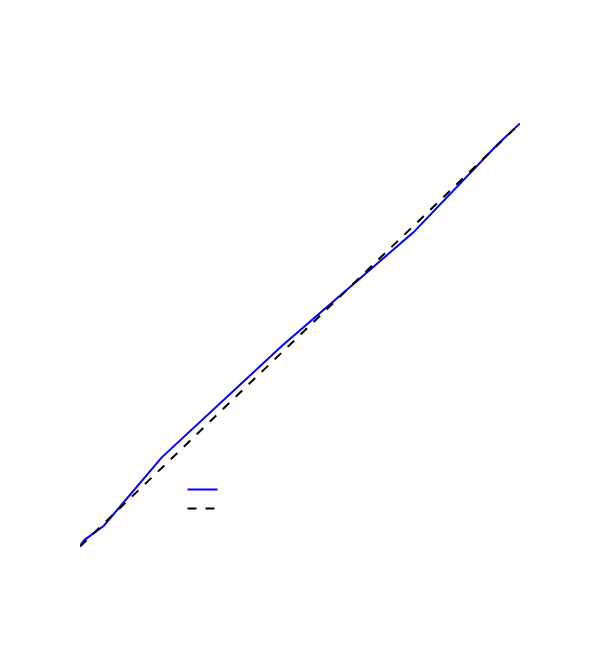

This figure's notebook cell:
### Markdown cell above
### 5.7.1.2 KNN - ROC Curve <a id='5.7.1.2_KNN_ROC'></a>

### Code cell
roc_curve_auc_score(X_test,y_test,y_pred_knn_proba, "K-Nearest Neighbors")

### Figure 1 — Plotly figure (JSON) as saved in the notebook; plotly's stock layout.template omitted (floating-point values rounded to 4 significant figures)
{"data": [{"line": {"color": "blue", "width": 2}, "mode": "lines", "name": "K-Nearest Neighbors (AUC = 0.51)", "type": "scatter", "x": [0, 0, 0.01041, 0.05413, 0.1853, 0.458, 0.7578, 0.9493, 1], "y": [0, 0.001965, 0.01572, 0.04912, 0.2102, 0.4735, 0.7426, 0.9509, 1]}, {"line": {"color": "black", "dash": "dash", "width": 2}, "mode": "lines", "name": "Random", "type": "scatter", "x": [0, 1], "y": [0, 1]}], "layout": {"height": 650, "legend": {"bgcolor": "rgba(0,0,0,0)", "font": {"color": "white"}, "x": 0.5, "xanchor": "center", "y": 0.1}, "paper_bgcolor": "rgba(0,0,0,0)", "plot_bgcolor": "rgba(0,0,0,0)", "title": {"font": {"color": "white", "family": "Arial", "size": 20}, "text": "ROC Curve for K-Nearest Neighbors", "x": 0.5, "xanchor": "center", "y": 0.9, "yanchor": "top"}, "width": 600, "xaxis": {"tickfont": {"color": "white"}, "title": {"font": {"color": "white"}, "text": "False Positive Rate"}}, "yaxis": {"tickfont": {"color": "white"}, "title": {"font": {"color": "white"}, "text": "True Positive Rate"}}}}
